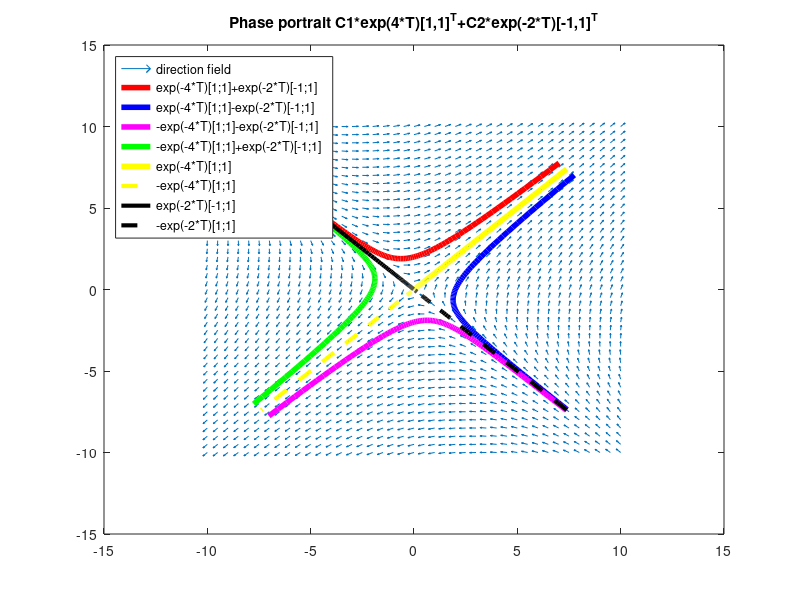

MATLAB code for this plot:
close all
fprintf(['Phase portrait for\n\n',...
         '   C1*exp(4*T)[1,1]^T+C2*exp(-2*T)[-1,1]^T.\n\n'])
pause
[X, Y] = meshgrid(-10:0.5:10, -10:0.5:10);
S = (X+3*Y);
T=  (3*X+Y);
L = sqrt(S.^2 + T.^2);
figure(1)
quiver(X, Y, S./L, T./L, 0.45)
hold on
title('Phase portrait C1*exp(4*T)[1,1]^T+C2*exp(-2*T)[-1,1]^T')
T=linspace(-1,0.5);
C1=1;C2=1;
X=C1*exp(4*T)-C2*exp(-2*T);
Y=C1*exp(4*T)+C2*exp(-2*T);
plot(X,Y,'r','linewidth',4)
hold on
C1=1;C2=-1;
X=C1*exp(4*T)-C2*exp(-2*T);
Y=C1*exp(4*T)+C2*exp(-2*T);
plot(X,Y,'b','linewidth',4)
C1=-1;C2=-1;
X=C1*exp(4*T)-C2*exp(-2*T);
Y=C1*exp(4*T)+C2*exp(-2*T);
plot(X,Y,'m','linewidth',4)
C1=-1;C2=1;
X=C1*exp(4*T)-C2*exp(-2*T);
Y=C1*exp(4*T)+C2*exp(-2*T);
plot(X,Y,'g','linewidth',4)
C1=1;C2=0;
X=C1*exp(4*T)-C2*exp(-2*T);
Y=C1*exp(4*T)+C2*exp(-2*T);
plot(X,Y,'y','linewidth',4)
C1=-1;C2=0;
X=C1*exp(4*T)-C2*exp(-2*T);
Y=C1*exp(4*T)+C2*exp(-2*T);
plot(X,Y,'y--','linewidth',3)
T=linspace(-1,2);
C1=0;C2=1;
X=C1*exp(4*T)-C2*exp(-2*T);
Y=C1*exp(4*T)+C2*exp(-2*T);
plot(X,Y,'k','linewidth',3)
C1=0;C2=-1;
X=C1*exp(4*T)-C2*exp(-2*T);
Y=C1*exp(4*T)+C2*exp(-2*T);
plot(X,Y,'k--','linewidth',3)
legend('direction field','exp(-4*T)[1;1]+exp(-2*T)[-1;1]',...
  'exp(-4*T)[1;1]-exp(-2*T)[-1;1]',...
  '-exp(-4*T)[1;1]-exp(-2*T)[-1;1]',...
  '-exp(-4*T)[1;1]+exp(-2*T)[-1;1]',...
  'exp(-4*T)[1;1]',...
  '-exp(-4*T)[1;1]',...
  'exp(-2*T)[-1;1]',...
  '-exp(-2*T)[1;1]','location','northwest')
hold off
